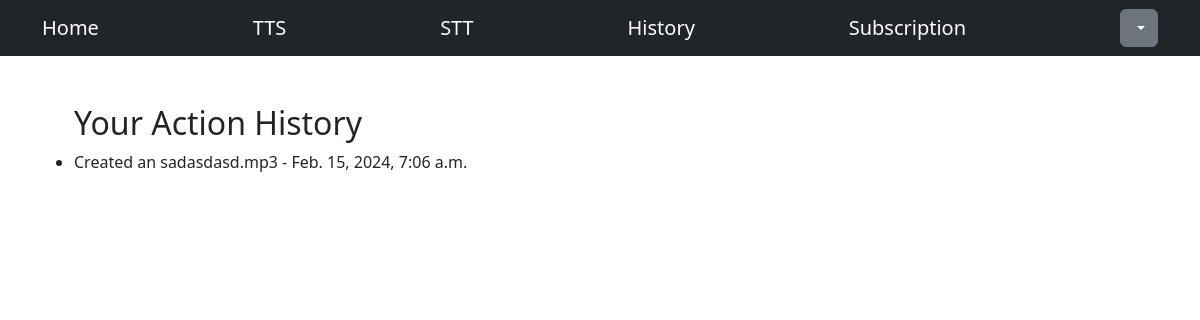
Before: /tts/history (signed in) with the older database file.
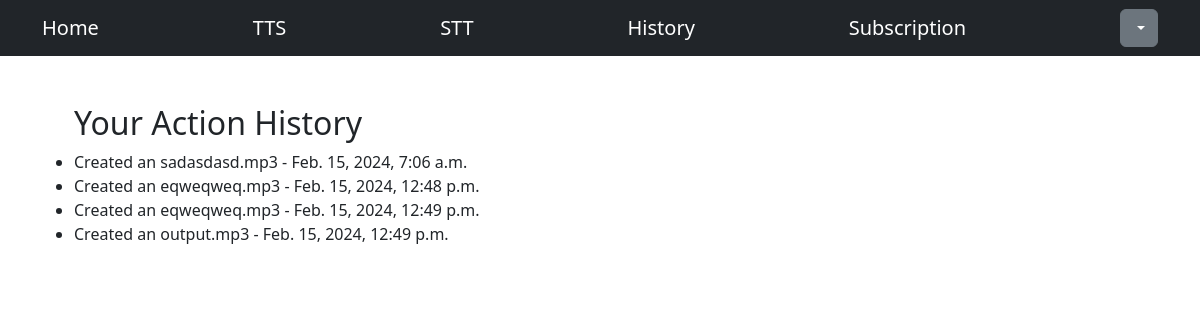
After: the same page with the newer database file.
### tts/models.py (models this page shows, shortened)
class UserAction(models.Model):
    user = models.ForeignKey(settings.AUTH_USER_MODEL, on_delete=models.CASCADE)
    action = models.CharField(max_length=124, null=True, blank=True)
    timestamp = models.DateTimeField(auto_now_add=True)

### tts/views.py (the view)
# urls.py: path('history', views.UsersHistoryView.as_view(), name='history'),
class UsersHistoryView(View):
    template_name = 'tts/history.html'
    def get(self, request, *args, **kwargs):
        user_actions = UserAction.objects.filter(user=request.user)
        return render(request, self.template_name, {'user_actions': user_actions})

### tts/templates/tts/history.html
{% extends 'users/base.html' %}
{% load static %}
{% block content %}
  <div class="container mt-5">
    {% if user_actions %}
      <ul>
        <h2>Your Action History</h2>
        {% for action in user_actions %}
          <li>{{ action.action }} - {{ action.timestamp }}</li>
        {% endfor %}
      </ul>
    {% else %}
      <p>No action history available.</p>
    {% endif %}
  </div>
{% endblock %}

### users/templates/users/base.html (shortened to what this page needs)
{% load static %}
{% load bootstrap5 %}
<!DOCTYPE html>
<html lang="en">
<head>
    {% bootstrap_css %}
</head>
<body>
    <nav class="navbar navbar-expand-lg navbar-dark bg-dark">
        <div class="container">
            <a class="navbar-brand" href="{% url 'home' %}">Home</a>
            {% if user.is_authenticated %}
            <a class="navbar-brand" href="{% url 'convert_text_to_speech' %}">TTS</a>
            <a class="navbar-brand" href="{% url 'stt' %}">STT</a>
            <a class="navbar-brand" href="{% url 'history' %}">History</a>
            <a class="navbar-brand" href="{% url 'subscription' %}">Subscription</a>
            {% endif %}
            <div class="ml-auto">
                <div class="btn-group">
                    {% if user.is_authenticated %}
                        <button type="button" class="btn btn-secondary dropdown-toggle" data-bs-toggle="dropdown" aria-expanded="false">
                        </button>
                    {% else %}
                        <a class="btn btn-secondary" href="{% url 'login' %}">Login</a>
                    {% endif %}
                </div>
            </div>
        </div>
    </nav>
    {% block content %}{% endblock %}
</body>
</html>

Changed rows visible on the page:
added UserAction: action "Created an eqweqweq.mp3", timestamp "Feb. 15, 2024, 12:48 p.m."
added UserAction: action "Created an eqweqweq.mp3", timestamp "Feb. 15, 2024, 12:49 p.m."
added UserAction: action "Created an output.mp3", timestamp "Feb. 15, 2024, 12:49 p.m."
